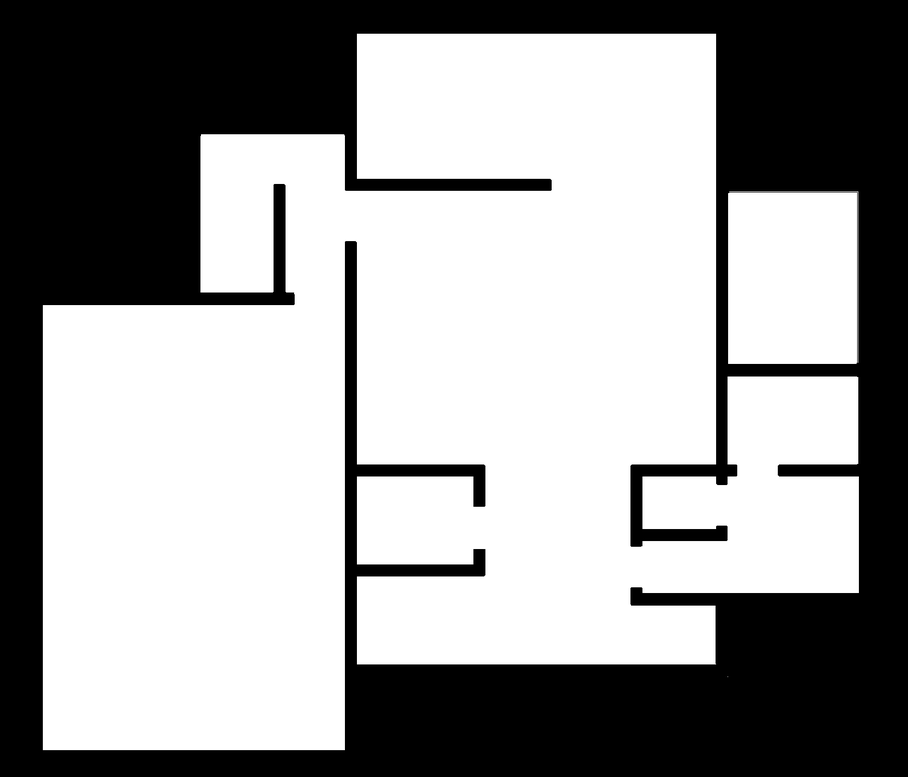
#> input picture test/resources/bitmap.png, 908 x 777 px, shrunk from 1590 x 1360 before the run
$ python simple_example.py
#> lines starting #> are read from the running program, lines starting #| are printed output that depends on the picture; after the words box and inside, x2 and y2 are one past the last pixel; in counts of white or black regions, pixels touching at a corner belong together
### src/payoff_matrix.py
#!/bin/src/python

import numpy as np
import itertools

from typing import Set, List


class PayoffMatrix:
    def __init__(self, floor_map: np.array, weight: float = 1):
        self.floor_map: np.array = floor_map.astype(bool)
        self.dimension: int = len(self.floor_map.shape)

        self.weight: float = weight
        self.center: tuple = tuple(0 for _ in range(self.dimension))

        self.values: np.array = np.zeros((
            * self.floor_map.shape,
            * (3 for _ in range(self.dimension))
        ))

        self.payoff: np.array = np.zeros(self.floor_map.shape)

    def __getitem__(self, position):
        return self.payoff[position]

    def expected_payoff(self, strategy: np.array):
        for corner, directions in self.corners():
            for position in self.iterate_positions(corner, 0):
                self.update_position(strategy[position], position, directions)

        corner = tuple(0 for _ in range(self.dimension))
        for position in self.iterate_positions(corner, 0):
            self.payoff[position] = self.values[position].sum()

        return self.payoff

    def iterate_positions(self, corner: tuple, axis: int):
        if axis < len(corner):
            if (current := corner[axis]) > 0:
                iterable = range(current - 1, -1, -1)
            else:
                iterable = range(self.floor_map.shape[axis])

            for i in iterable:
                for j in self.iterate_positions(corner, axis + 1):
                    yield tuple((i, * j))
        else:
            yield tuple()

    def update_position(self, strategy: float, position: tuple, directions: Set[tuple]):
        if not self.is_wall(position):
            self.values[position][self.center] = strategy

            for direction in directions:
                self.values[position][direction] = self.conical_value(position, direction)

    def conical_value(self, position: tuple, direction: tuple) -> float:
        position: tuple = tuple(sum(c) for c in zip(position, direction))
        conical_value: float = 0.0

        for direction in self.cone(direction):
            conical_value = conical_value + self.values[position][direction]

        return self.weight * conical_value

    def cone(self, direction: tuple) -> Set[tuple]:
        intermediate = itertools.product(* zip(direction, self.center))
        return set(intermediate)

    def is_wall(self, position: tuple) -> bool:
        return self.floor_map[position]

    def corners(self) -> (tuple, Set[tuple]):
        corner_positions: List[tuple] = list(itertools.product(*(
            (0, extrema) for extrema in self.floor_map.shape
        )))

        visited_directions: Set[tuple] = {self.center}
        corner, index = tuple(), 0

        while corner_positions:
            corner, index = corner_positions.pop(index), 0 if corner else -1

            directions: Set[tuple] = self.compatible_directions(corner, visited_directions)
            visited_directions = visited_directions.union(directions)

            if directions:
                yield corner, directions

    @staticmethod
    def compatible_directions(corner: tuple, visited: Set[tuple]) -> Set[np.array]:
        dirs = itertools.product(*(
            (np.sign(c - 1), 0) for c in corner
        ))
        return set(dirs).difference(visited)

### test/simple_example.py
#!/bin/src/python

import numpy as np
from matplotlib import pyplot

from payoff_matrix import PayoffMatrix

floormap = (1 - pyplot.imread("resources/bitmap.png")[::10, ::10, 0])
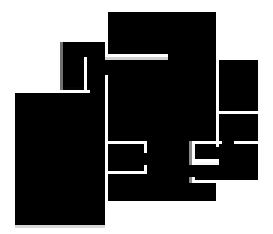
#> floormap: shape (78, 91) float32 (shown 3 times larger); min 0, max 1, mean 0.405
strategy = np.ones(floormap.shape) / np.prod(floormap.shape)

matrix = PayoffMatrix(floormap)
#> in __init__, `self.floor_map: np.array = floor_map.astype(bool)`:
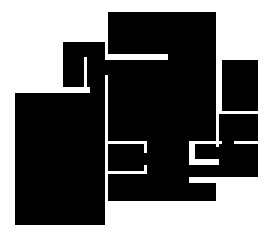
#> self.floor_map: shape (78, 91) bool (shown 3 times larger); 41.5% white; 1 white region, box (x1, y1, x2, y2) and area: (0, 0, 91, 78) 2945
payoff = matrix.expected_payoff(strategy)
#> in expected_payoff, `corner = tuple(0 for _ in range(self.dimension))`: corner = (0, 0)
#> the loop in expected_payoff, `for position in self.iterate_positions(corner, 0):` made 7098 passes
#> after the loop in expected_payoff, `for position in self.iterate_positions(corner, 0):`:
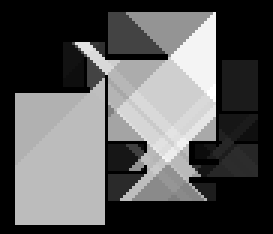
#> self.payoff: shape (78, 91) float64 (shown 3 times larger); min 0, max 0.268, mean 0.0929; drawn with min black and max white
#> strategy: shape (78, 91) float64; every value is 0.000141

pyplot.imshow(1 - floormap, cmap="gray")
pyplot.show()
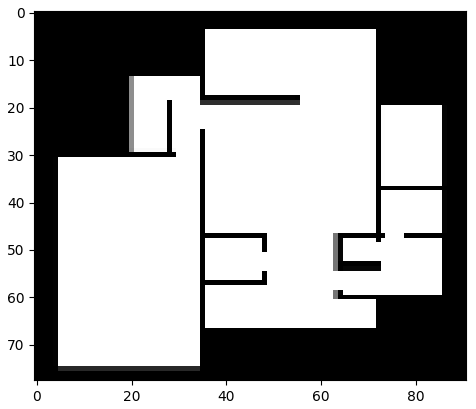
#> figure drawn by matplotlib, 1 panel

pyplot.imshow(payoff, cmap="gray")
pyplot.show()
